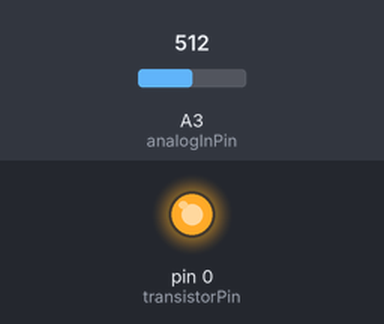
Bench run of a sketch on a simulated Arduino Pro Mini, built with avr-gcc and run on an emulated ATmega328P. Parts: output pins drawn as LEDs (lit = HIGH). The test bench sets the inputs (shaded band); at power-on: A3 (analogInPin) = 512.

Above: at 1.2 s.
1.3 s: A3 (analogInPin) set to 499
At 1.8 s:
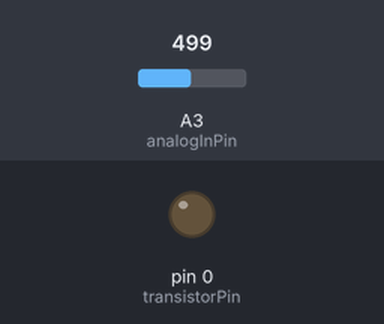
2.8 s: A3 (analogInPin) set to 716
At 4.0 s:
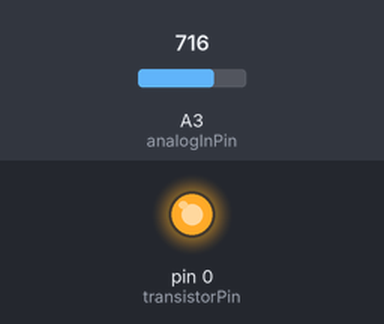
4.3 s: A3 (analogInPin) set to 511
At 5.2 s:
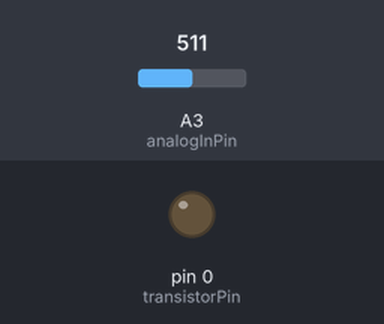
Timing chart, 0 to 7.3 s (numbered marks = the images above; inputs shaded):
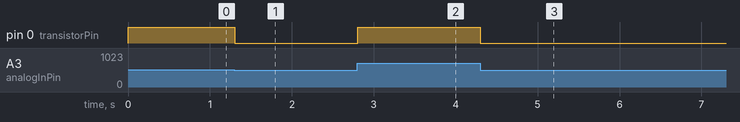

Measured:
- the behaviour switches between 512 and 511 on A3 (analogInPin) (found by bisection; images 0 and 1)
- after the input at 1.3 s, pin 0 (transistorPin): HIGH → LOW at once
- after the input at 2.8 s, pin 0 (transistorPin): LOW → HIGH at once
- after the input at 4.3 s, pin 0 (transistorPin): HIGH → LOW at once

The sketch:

LoadCell3DPrint.ino
```cpp
int analogInPin = A3;

int sensorValue = 0;

int outputValue = 0;

int transistorPin = 0;

void setup()

{

//Serial.begin(9600);


pinMode(analogInPin, INPUT);
pinMode(transistorPin, OUTPUT);

}

void loop()

{

//sensorValue = analogRead(analogInPin)/4;

//outputValue = map(sensorValue, 0, 255, 0, 255);

//Serial.println(outputValue);

analogWrite(transistorPin, analogRead(analogInPin)/4);
//sensorValue++;
//if (sensorValue > 255) sensorValue=0;

delay(10); }
```
